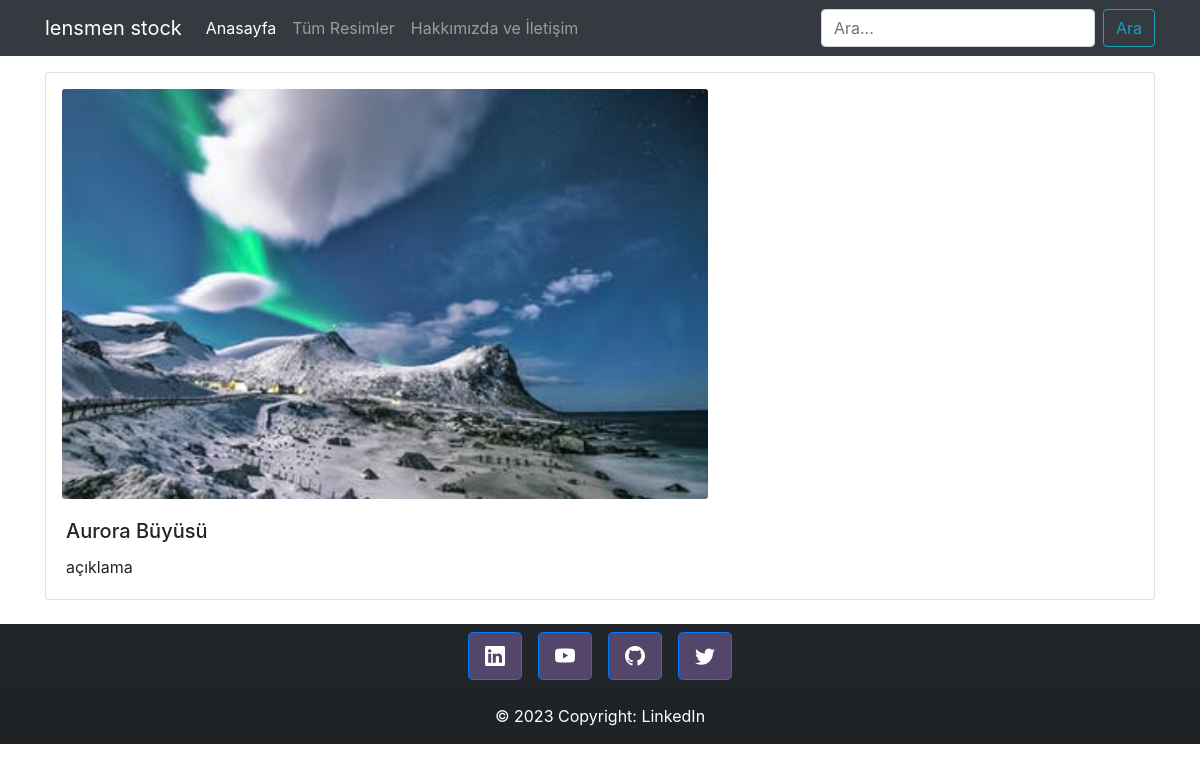
The app's page /photos/10 with its own data.
### photos/models.py (models this page shows, shortened)
class Photo(models.Model):
    foto_adi = models.CharField(max_length=100)
    category = models.ManyToManyField(Category)
    foto_adi = models.CharField(max_length=100)
    foto_aciklama = models.TextField()
    foto_veri = models.CharField(max_length=100)
    anasayfa = models.BooleanField(default=False)

### photos/views.py (the view)
# urls.py: path('photos/<int:id>', views.photo_story, name='story'),
def photo_story(requset,id):
    data={
        'photo':Photo.objects.get(id=id)
    }
    return render(requset,'story.html',data)

### photos/templates/story.html (shortened to what this page needs)
{% load static %}
<!DOCTYPE html>
<html lang="en">
<head>
    <link rel="stylesheet" href="https://cdn.jsdelivr.net/npm/bootstrap-icons@1.10.5/font/bootstrap-icons.css">
    <link rel="stylesheet" href="https://cdn.jsdelivr.net/npm/bootstrap@4.3.1/dist/css/bootstrap.min.css"
>
</head>
<body>
    {% include 'partials/navbar.html' %}
    <div class="container mt-3">
        <div class="row">
           <div class="col-12">
            <div class="card mb-3">
                <div class="row no-gutters">
                  <div class="col-md-7 ml-3 mt-3">
                    <img src="{% static 'img/'|add:photo.foto_veri %}" class="card-img" alt="...">
                  </div>
                  <div class="col-md-8">
                    <div class="card-body">
                      <h5 class="card-title">{{photo.foto_adi}}</h5>
                      <p class="card-text">{{photo.foto_aciklama}}</p>
                    </div>
                  </div>
                </div>
              </div>
           </div>
        </div>
    </div>
    {% include 'partials/footer.html' %}
</body>
</html>

### records on screen
Photo: foto_veri (picture), foto_adi "Aurora Büyüsü", foto_aciklama "açıklama"
